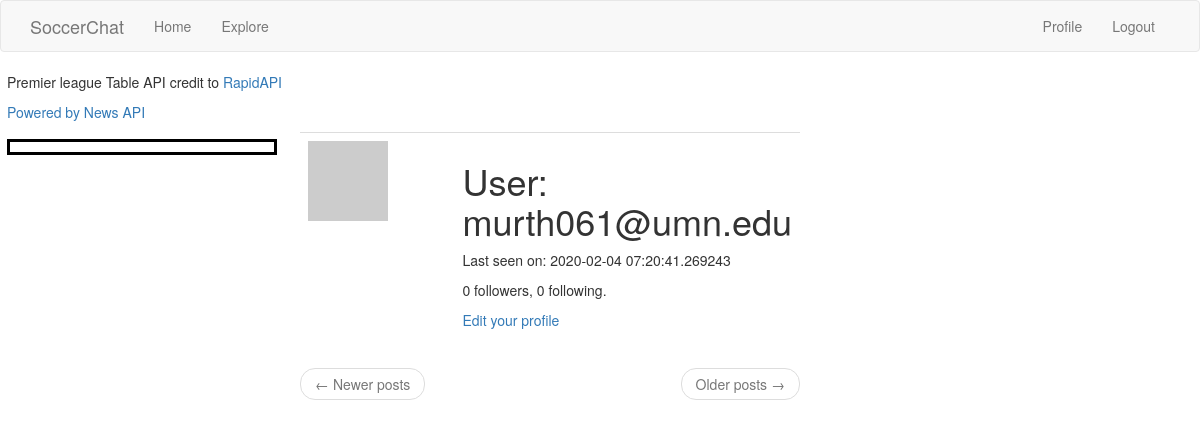
Before: /user/murth061@umn.edu (signed in) with the older database file.
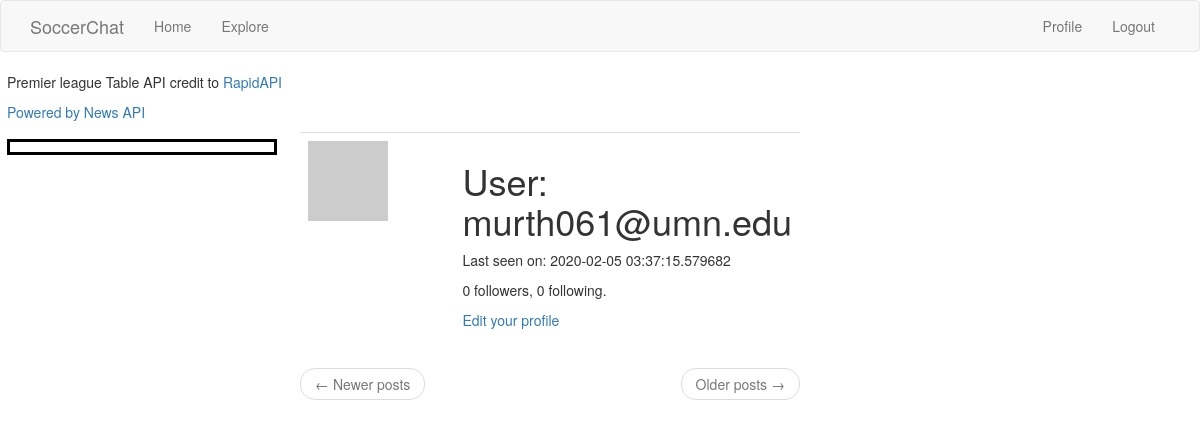
After: the same page with the newer database file.
### app/models.py (models this page shows, shortened)
class User(UserMixin, db.Model):
    id = db.Column(db.Integer, primary_key=True)
    username = db.Column(db.String(64), index=True, unique=True)
    email = db.Column(db.String(120), index=True, unique=True)
    password_hash = db.Column(db.String(128))
    posts = db.relationship('Post', backref='author', lazy='dynamic')
    about_me = db.Column(db.String(140))
    last_seen = db.Column(db.DateTime, default=datetime.utcnow)
    club = db.Column(db.String(64), index=True)
    followed = db.relationship(
        'User', secondary=followers,
        primaryjoin=(followers.c.follower_id == id),
        secondaryjoin=(followers.c.followed_id == id),
        backref=db.backref('followers', lazy='dynamic'), lazy='dynamic')
    def avatar(self, size):
        digest = md5(self.email.lower().encode('utf-8')).hexdigest()
        return 'https://www.gravatar.com/avatar/{}?d=identicon&s={}'.format(
            digest, size)

### app/routes.py (the view)
@app.route('/user/<username>')
@login_required
def user(username):
    user = User.query.filter_by(username=username).first_or_404()
    page = request.args.get('page', 1, type=int)
    posts = user.posts.order_by(Post.timestamp.desc()).paginate(
        page, app.config['POSTS_PER_PAGE'], False)
    next_url = url_for('user', username=user.username, page=posts.next_num) \
        if posts.has_next else None
    prev_url = url_for('user', username=user.username, page=posts.prev_num) \
        if posts.has_prev else None
    return render_template('user.html', user=user, posts=posts.items,
                           next_url=next_url, prev_url=prev_url)

### app/models.py (called while the page is built)
@login.user_loader
def load_user(id):
    return User.query.get(int(id))

### app/routes.py (called while the page is built)
@app.before_request
def before_request():
    if current_user.is_authenticated:
        current_user.last_seen = datetime.utcnow()
        db.session.commit()

### app/templates/user.html (shortened to what this page needs)
{% extends "base.html" %}
{% block app_content %}
    <table class="table table-hover">
        <tr>
            <td width="256px"><img src="{{ user.avatar(256) }}"></td>
        <td>
          <h1>User: {{ user.username }}</h1>
                  {% if user.last_seen %}<p>Last seen on: {{ user.last_seen }}</p>{% endif %}
                  <p>{{ user.followers.count() }} followers, {{ user.followed.count() }} following.</p>
                  {% if user == current_user %}
                  <p><a href="{{ url_for('edit_profile') }}">Edit your profile</a></p>
                  {% elif not current_user.is_following(user) %}
                  <p><a href="{{ url_for('follow', username=user.username) }}">Follow</a></p>
                  {% else %}
                  <p><a href="{{ url_for('unfollow', username=user.username) }}">Unfollow</a></p>
                  {% endif %}
        </td>
    </tr>
</table>
    <nav aria-label="...">
    <ul class="pager">
        <li class="previous{% if not prev_url %} disabled{% endif %}">
            <a href="{{ prev_url or '#' }}">
                <span aria-hidden="true">&larr;</span> Newer posts
            </a>
        </li>
        <li class="next{% if not next_url %} disabled{% endif %}">
            <a href="{{ next_url or '#' }}">
                Older posts <span aria-hidden="true">&rarr;</span>
            </a>
        </li>
    </ul>
</nav>
{% endblock %}

Changed rows visible on the page:
changed User "murth061@umn.edu": last_seen "2020-02-04 07:20:41.269243" → "2020-02-05 03:37:15.579682"
